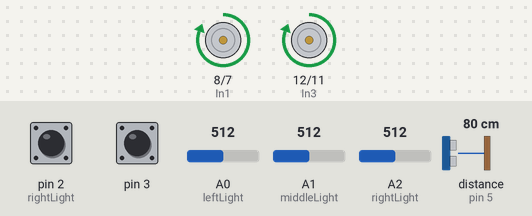
Recording of a sketch running on a simulated Arduino Uno, built with avr-gcc and run on an emulated ATmega328P. Parts: motor-driver pin pairs drawn as motors (green arrow = first pin HIGH = forward, orange = second pin HIGH = backward, longer = more drive, scaled by the enable pin). Inputs (shaded band) come from the test bench; at power-on: A1 (middleLight) = 512, A0 (leftLight) = 512, pin 2 (rightLight) HIGH, pin 3 HIGH, A2 (rightLight) = 512, distance to the obstacle (sensor on pin 5) 80 cm. The echo pulse lasts 58.3 µs per cm.

Above: at 1.2 s.
1.3 s: A1 (middleLight) set to 525
At 1.7 s:
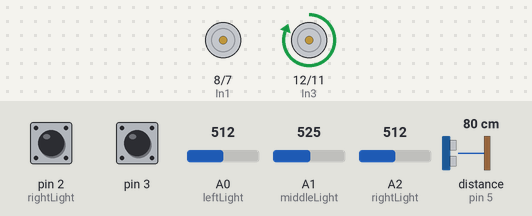
2.8 s: A0 (leftLight) set to 533
At 4.0 s:
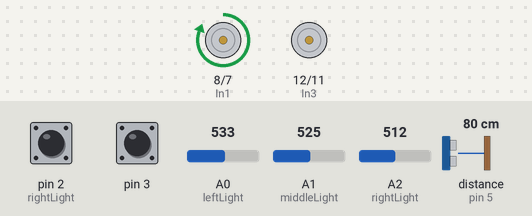
4.3 s: A0 (leftLight) set to 306
At 5.2 s:
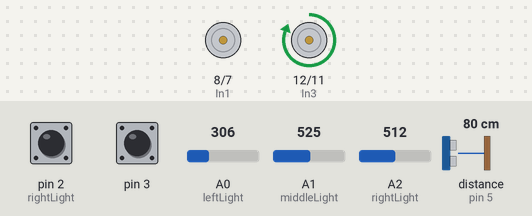
5.8 s: A0 (leftLight) set to 716
At 6.4 s:
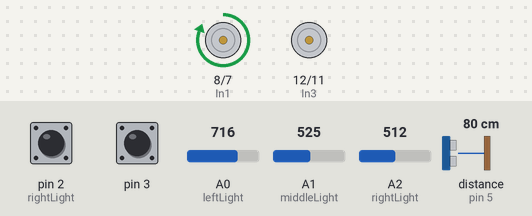
Timing chart, 0 to 8.3 s (numbered marks = the images above; inputs shaded):
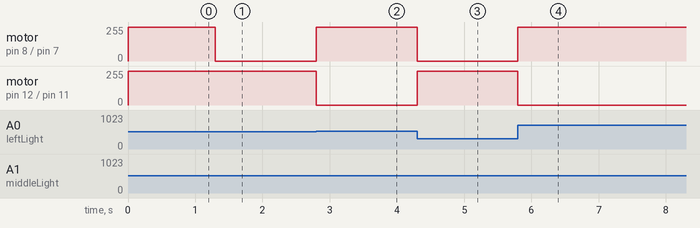

The sketch:

Story12.ino
```cpp
//Stuff not to forget:
//1 Meter = 531 clicks
#include <NewPing.h>

#define TRIGGER_PIN  4
#define ECHO_PIN     5
#define MAX_DISTANCE 200

#define TRIGGER_PIN_1  13
#define ECHO_PIN_1     17
#define MAX_DISTANCE_1 200

NewPing sonar(TRIGGER_PIN, ECHO_PIN, MAX_DISTANCE);
NewPing sonar_1(TRIGGER_PIN_1, ECHO_PIN_1, MAX_DISTANCE_1);

const int EA = 9; //Left Green
const int EB = 10; //Right Green
const int In1 = 8; //Left Red
const int In2 = 7; //Left Yellow
const int In3 = 12; //Right Red
const int In4 = 11; //Right Yellow
const int leftLight = 0;
const int middleLight = 1;
const int rightLight = 2;
int leftLightRead;
int middleLightRead;
int rightLightRead;

volatile int LeftClicks = 0;
volatile int RightClicks = 0;

void leftmove_counter() {
  LeftClicks ++;
}

void rightmove_counter() {
  RightClicks ++;
}


void setup() {
  //Initalise all the pins
  Serial.begin(9600);
  pinMode(EA, OUTPUT);
  pinMode(EB, OUTPUT);
  pinMode(In1, OUTPUT);
  pinMode(In2, OUTPUT);
  pinMode(In3, OUTPUT);
  pinMode(In4, OUTPUT);
  digitalWrite(2, HIGH);
  digitalWrite(3, HIGH);
  digitalWrite(14, HIGH);
  digitalWrite(15, HIGH);
  digitalWrite(16, HIGH);
  attachInterrupt(0, leftmove_counter, RISING);
  attachInterrupt(1, rightmove_counter, RISING);
  sonar.ping_cm();
}

void left_motor_forwards() {
  digitalWrite(In1, HIGH);
  digitalWrite(In2, LOW);
  digitalWrite(EA, HIGH);
}

void right_motor_forwards() {
  digitalWrite(In3, HIGH);
  digitalWrite(In4, LOW);
  digitalWrite(EB, HIGH);
}

void left_motor_reverse() {
  digitalWrite(In1, LOW);
  digitalWrite(In2, HIGH);
  digitalWrite(EA, HIGH);
}

void right_motor_reverse() {
  digitalWrite(In3, LOW);
  digitalWrite(In4, HIGH);
  digitalWrite(EB, HIGH);
}

void right_kill_switch() {
   digitalWrite(EB, LOW);
   digitalWrite(In3, LOW);
   digitalWrite(In4, LOW);
}

void left_kill_switch() {
  digitalWrite(EA, LOW);
  digitalWrite(In1, LOW);
  digitalWrite(In2, LOW);
}

void fast_stop() {
  digitalWrite(EA, HIGH);
  digitalWrite(EB, HIGH);
  digitalWrite(In1, LOW);
  digitalWrite(In2, LOW);
  digitalWrite(In3, LOW);
  digitalWrite(In4, LOW);
}

//Detects at 200cm
void detect_object() {
  NewPing(4, 5, 200);
}


void test_clicks_print() {
    //Test for clicks:
    Serial.print (LeftClicks);
    Serial.print (",");
    Serial.print (RightClicks);
    Serial.println ();
    delay(10);
}


void ninety_degree_turn_right() {
    //Turn by 90 Degrees right
    LeftClicks = 0;
    while(LeftClicks < 300){
      left_motor_forwards();
      right_kill_switch();
      test_clicks_print();
    }

    fast_stop();
}


void ninety_degree_turn_left() {
    //Turn by 90 Degrees right
    RightClicks =  0;
    while(RightClicks < 150){
      right_motor_forwards();
      left_kill_switch();
      test_clicks_print();
    }

    fast_stop();
}

//--------------------------------------------------------------------------------
//REVERSE FUNCTIONS vvv

void ninety_degree_turn_right_reverse() {
    //Turn by 90 Degrees right
    LeftClicks = 0;
    while(LeftClicks < 300){
      left_motor_reverse();
      right_kill_switch();
      test_clicks_print();
    }

    fast_stop();
}


void ninety_degree_turn_left_reverse() {
    //Turn by 90 Degrees right
    RightClicks =  0;
    while(RightClicks < 300){
      right_motor_reverse();
      left_kill_switch();
      test_clicks_print();
    }

    fast_stop();
}


void direction_correction()
{
  if (LeftClicks == RightClicks) {
    right_motor_forwards();
    left_motor_forwards();
  }
  if (LeftClicks > RightClicks) {
    left_kill_switch();
    right_motor_forwards();
  }
  if (RightClicks > LeftClicks) {
    right_kill_switch();
    left_motor_forwards();
  }

}


//---------------------------------------------------------

void straight_line(int distance) {

  RightClicks = 0;
  LeftClicks = 0;
    right_motor_forwards();
    left_motor_forwards();

    //Corrections to move straight.
    while(LeftClicks < distance) {
      direction_correction();
    }
}
void straight_line_reverse(int distance) {

  RightClicks = 0;
  LeftClicks = 0;
    right_motor_reverse();
    left_motor_reverse();

    //Corrections to move straight.
    while(LeftClicks < distance) {
      if (LeftClicks > RightClicks) {
        left_kill_switch();
        right_motor_reverse();
      }
      if (RightClicks > LeftClicks) {
        right_kill_switch();
        left_motor_reverse();
      }

    }
}

//-----------------------------------------------------------------------------------//
//--Calling of functions (stage directions)------------------------------------------//

void loop() {

  leftLightRead = analogRead(leftLight);
  middleLightRead = analogRead(middleLight);
  rightLightRead = analogRead(rightLight);
/*
erial.print("Left:");
  Serial.println(leftLightRead);
  Serial.print("Middle:");
  Serial.println(middleLightRead);
  Serial.print("Right:");
  Serial.println(rightLightRead);
  delay(5000);*/


  if (middleLightRead > leftLightRead) {
    right_motor_forwards();
    left_kill_switch();
  }

  else if (middleLightRead > rightLightRead) {
    left_motor_forwards();
    right_kill_switch();
  }

  else {
    right_motor_forwards();
    left_motor_forwards();
  }
}
```

Measured:
- the behaviour switches between 512 and 513 on A1 (middleLight) (found by bisection; images 0 and 1)
- the behaviour switches between 524 and 525 on A0 (leftLight) (found by bisection; images 1 and 2)
- after the input at 1.3 s, motor on pin 8 (In1) / pin 7 (In2): forward 255/255 → stopped at once
- after the input at 2.8 s, motor on pin 8 (In1) / pin 7 (In2): stopped → forward 255/255 at once; motor on pin 12 (In3) / pin 11 (In4): forward 255/255 → stopped at once
- after the input at 4.3 s, motor on pin 8 (In1) / pin 7 (In2): forward 255/255 → stopped at once; motor on pin 12 (In3) / pin 11 (In4): stopped → forward 255/255 at once
- after the input at 5.8 s, motor on pin 8 (In1) / pin 7 (In2): stopped → forward 255/255 at once; motor on pin 12 (In3) / pin 11 (In4): forward 255/255 → stopped at once
